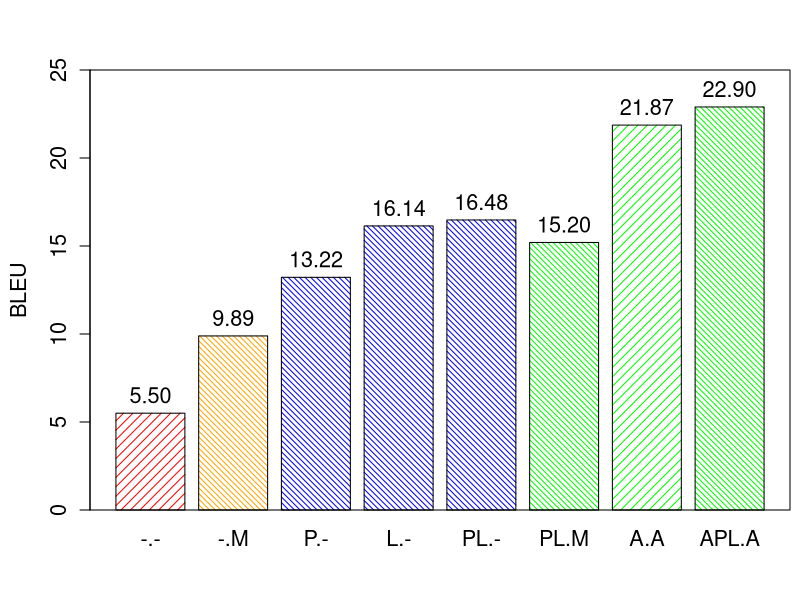

Write R code to recreate this figure.
c <- read.table(file="replacements.txt", sep = "\t", head=TRUE)

x <- c$BLEU
names(x) <- c$Title

colorz <- c("red", "orange", "blue", "blue", "blue", "green", "green", "green")
fillz <- c(15, 25, 25, 25, 25, 25, 15, 25)
anglez <- c(45, 135, 135, 135, 135, 135, 45, 135)

saxis <- 1.3
slabels <- 1.3
snames <- 1.3

pdf(file="replacements.pdf", height=6, width=7, onefile=TRUE, family='Helvetica', pointsize=12)
par(mar=c(4.5,4.5,3.5,0.5), new=FALSE, cex.lab=slabels)

bp <-barplot(x, density=fillz, col=colorz, angle=anglez, ylab="BLEU", cex.lab=slabels, cex.axis=saxis, cex.names=snames, ylim=c(0, 25), legend=F)
#grid(nx = 0, ny = NULL, col = "black", lty = "dotted", lwd = 1, equilogs = FALSE)
#legend("topright", as.character(c$Title), cex=slabels, density=fillz, fill=colorz, bty="y", bg="white")
box()

height <- rbind(x)
text(bp, height, labels=format(height, 4), pos=3, cex=snames)

dev.off()
